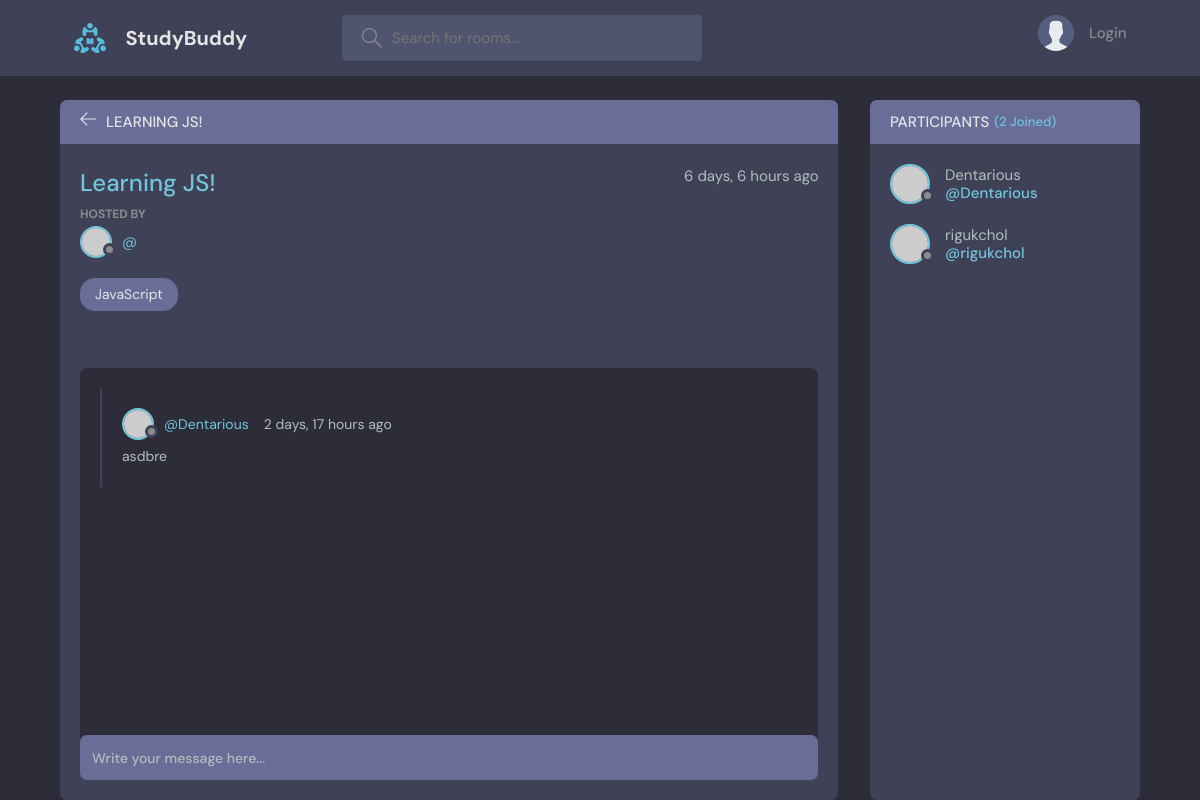
Page /room/5 on the earlier database version.
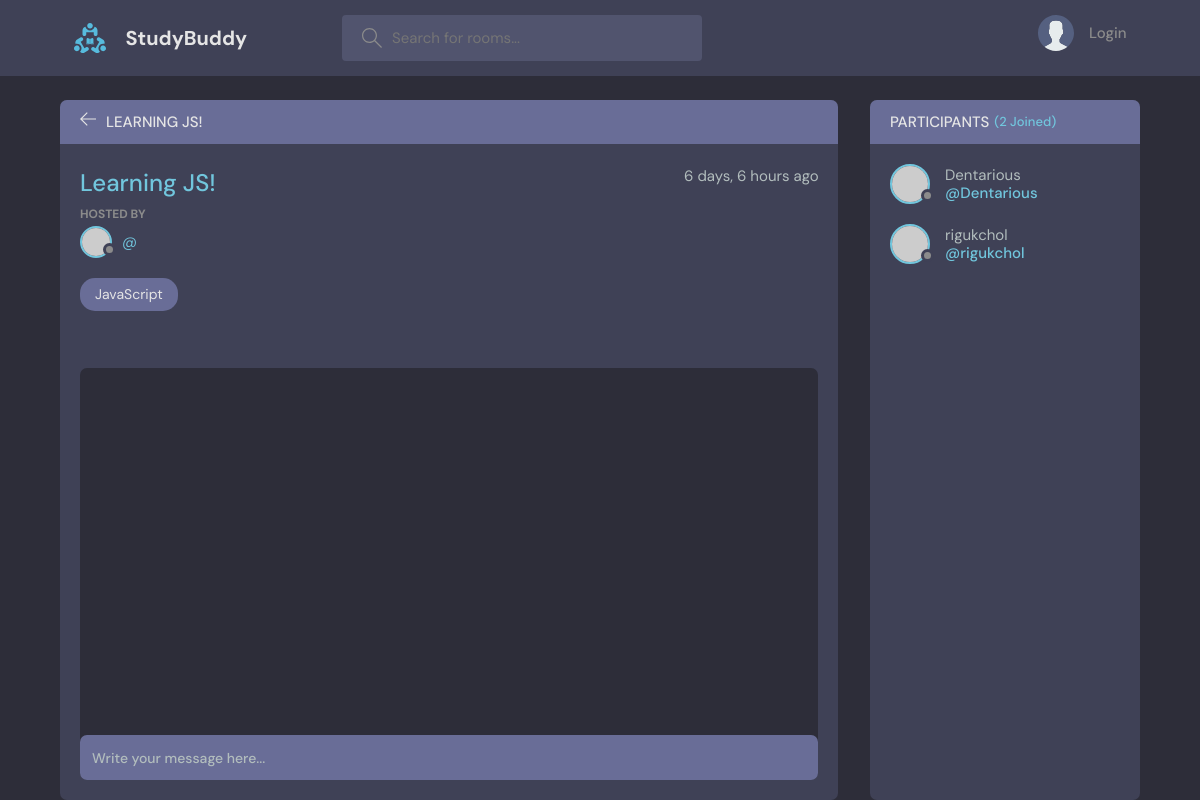
Same page on the later database version.
### base/models.py (models this page shows, shortened)
class Room(models.Model):
    host = models.ForeignKey(User, on_delete=models.SET_NULL, null=True)
    topic = models.ForeignKey(Topic, on_delete=models.SET_NULL, null=True)
    name = models.CharField(max_length=200)
    description = models.TextField(null=True, blank=True)
    participants = models.ManyToManyField(
        User, related_name='participants', blank=True)
    updated = models.DateTimeField(auto_now=True)
    created = models.DateTimeField(auto_now_add=True)
    class Meta:
        ordering = ['-updated', '-created']

class Topic(models.Model):
    name = models.CharField(max_length=200)

class Message(models.Model):
    user = models.ForeignKey(User, on_delete=models.CASCADE)
    room = models.ForeignKey(Room, on_delete=models.CASCADE)
    body = models.TextField()
    updated = models.DateTimeField(auto_now=True)
    created = models.DateTimeField(auto_now_add=True)
    class Meta:
        ordering = ['-updated', '-created']

### base/views.py (the view, shortened to what this page needs)
# urls.py: path('room/<str:pk>', views.room, name='room'),
def room(request, pk):
    room = Room.objects.get(id=pk)
    room_messages = room.message_set.all()
    participants = room.participants.all()
    context = {'room': room, 'room_messages': room_messages,
               'participants': participants}
    return render(request, 'base/room.html', context)

### base/templates/base/room.html (shortened to what this page needs)
{% extends 'main.html' %} {% block content %}
<main class="profile-page layout layout--2">
  <div class="container">
    <div class="room">
      <div class="room__top">
        <div class="room__topLeft">
          <a href="{% url 'home' %}">
            <svg
              version="1.1"
              xmlns="http://www.w3.org/2000/svg"
              width="32"
              height="32"
              viewBox="0 0 32 32"
            >
              <title>arrow-left</title>
              <path
                d="M13.723 2.286l-13.723 13.714 13.719 13.714 1.616-1.611-10.96-10.96h27.625v-2.286h-27.625l10.965-10.965-1.616-1.607z"
              ></path>
            </svg>
          </a>
          <h3>{{room.name}}</h3>
        </div>
      </div>
      <div class="room__box scroll">
        <div class="room__header scroll">
          <div class="room__info">
            <h3>{{room.name}}</h3>
            <span>{{room.created|timesince}} ago</span>
          </div>
          <div class="room__hosted">
            <p>Hosted By</p>
            <a href="{% url 'user-profile' user.id %}" class="room__author">
              <div class="avatar avatar--small">
                <img src="https://randomuser.me/api/portraits/men/37.jpg" />
              </div>
              <span>@{{user.username}}</span>
            </a>
          </div>
          <span class="room__topics">{{room.topic.name}}</span>
        </div>
        <div class="room__conversation">
          <div class="threads scroll">
            {% for message in room_messages %}
            <div class="thread">
              <div class="thread__top">
                <div class="thread__author">
                  <a href="{% url 'delete-message' message.user.id %}" class="thread__authorInfo">
                    <div class="avatar avatar--small">
                      <img
                        src="https://randomuser.me/api/portraits/men/37.jpg"
                      />
                    </div>
                    <span>@{{message.user.username}}</span>
                  </a>
                  <span class="thread__date">{{message.created|timesince}} ago</span>
                </div>
              </div>
              <div class="thread__details">
                {{message.body}}
              </div>
            </div>
            {% endfor %}
          </div>
        </div>
      </div>
      <div class="room__message">
        <form action="" method="POST">
          <input name="body" placeholder="Write your message here..." />
        </form>
      </div>
    </div>
    <div class="participants">
      <h3 class="participants__top">Participants <span>({{participants.count}} Joined)</span></h3>
      <div class="participants__list scroll">
        {% for user in participants %}
        <a href="{% url 'user-profile' user.id %}" class="participant">
          <div class="avatar avatar--medium">
            <img src="https://randomuser.me/api/portraits/men/37.jpg" />
          </div>
          <p>
            {{user.username}}
            <span>@{{user.username}}</span>
          </p>
        </a>
        {% endfor %}
      </div>
    </div>
  </div>
</main>
{% endblock content %}

### templates/main.html (shortened to what this page needs)
<!DOCTYPE html>
{% load static %}
<html lang="en">
  <head>
    <link rel="stylesheet" href="{% static 'styles/style.css' %}" />
  </head>
  <body>
    {% include 'navbar.html' %}
    {% block content %} {% endblock %}
  </body>
</html>

### templates/navbar.html (shortened to what this page needs)
{% load static %}
<header class="header header--loggedIn">
  <div class="container">
    <a href="{% url 'home' %}" class="header__logo">
      <img src="{% static 'images/logo.svg' %}" />
      <h1>StudyBuddy</h1>
    </a>
    <form class="header__search" method="GET" action="{% url 'home' %}">
      <label>
        <input type="text" name="q" placeholder="Search for rooms..." />
      </label>
    </form>
    <nav class="header__menu">
      {% if request.user.is_authenticated %}
      <div class="header__user">
        <a href="{% url 'update-user' %}">
          <div class="avatar avatar--medium active">
            <img src="https://randomuser.me/api/portraits/men/37.jpg" />
          </div>
          <p>{{request.user.username}} <span>@{{request.user.username}}</span></p>
        </a>
        <button class="dropdown-button">
          <svg version="1.1" xmlns="http://www.w3.org/2000/svg" width="32" height="32" viewBox="0 0 32 32">
            <title>chevron-down</title>
            <path d="M16 21l-13-13h-3l16 16 16-16h-3l-13 13z"></path>
          </svg>
        </button>
      </div>
      {% else %}
      <a href="{% url 'login' %}">
        <img src="{% static 'images/avatar.svg' %}" />
        <p>Login</p>
      </a>
      {% endif %}
    </nav>
  </div>
</header>

Differences in the rows shown:
removed Message: user.username "Dentarious", created "2 days, 17 hours", body "asdbre"
